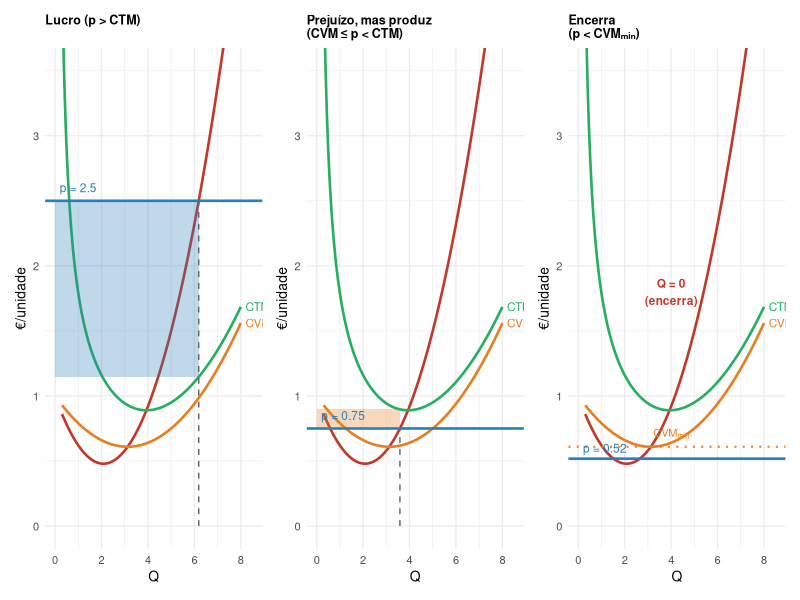
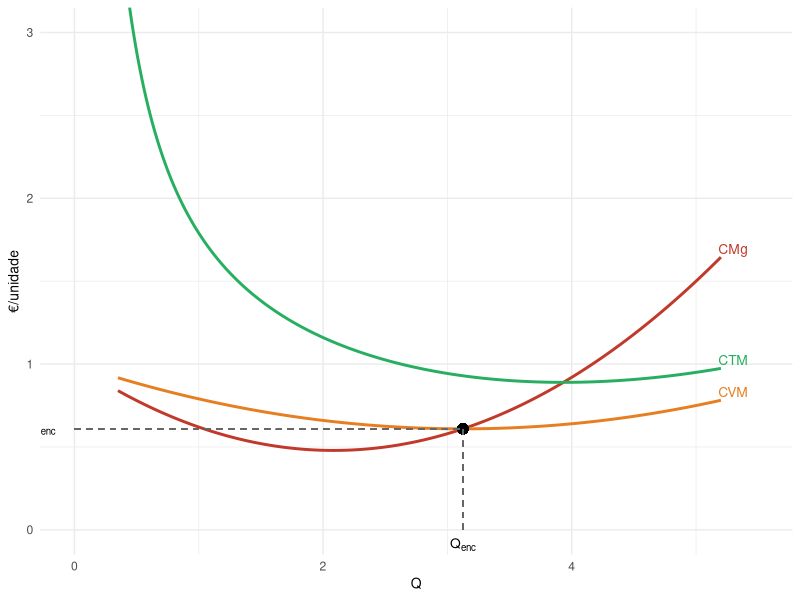
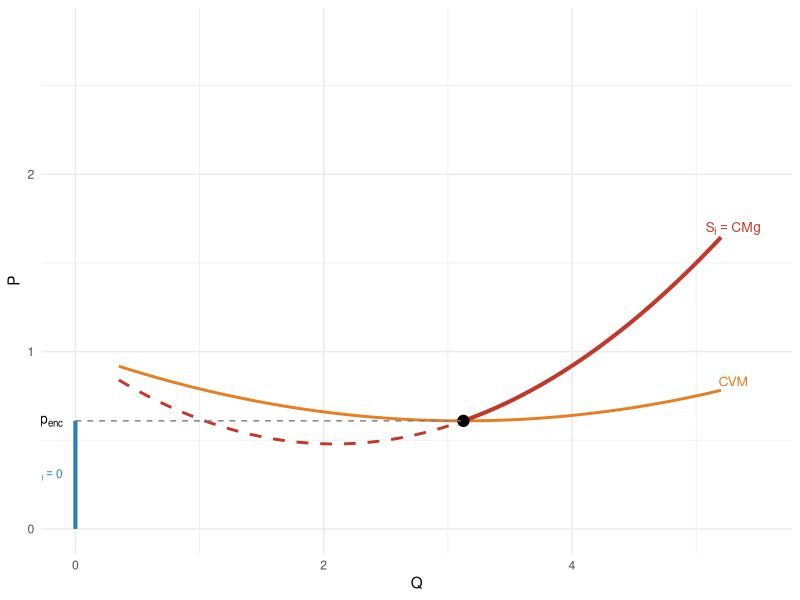
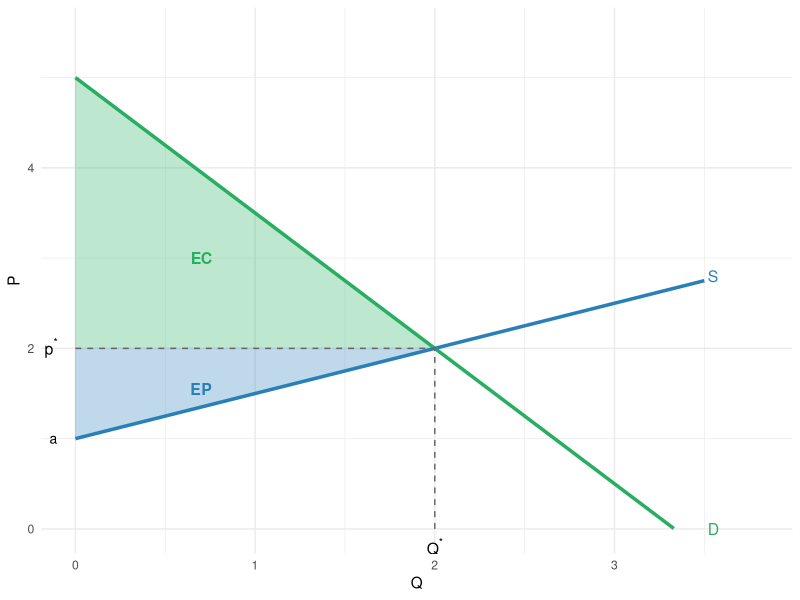

These charts were generated, in order, by the following R code:
## ---- chunk 1
#| echo: false
#| fig-width: 10
#| fig-height: 4.5
#| out-width: "100%"

library(ggplot2)
library(patchwork)

# Q range extended to 8 so cmg=2.5 (at q≈6.19) is reachable
Q_vals <- seq(0.3, 8, by = 0.02)

cv  <- function(q) q - (1/4)*q^2 + (1/25)*q^3
cf  <- 1
ct  <- function(q) cv(q) + cf
cmg <- function(q) 1 - (1/2)*q + (3/25)*q^2
cvm <- function(q) cv(q)/q
ctm <- function(q) ct(q)/q

# Shutdown threshold: min CVM at Q=25/8=3.125, CVM=39/64≈0.609
Q_shut <- 25/8
p_shut <- cvm(Q_shut)

# For p_star producing a solution in ascending part of CMg (q > 25/12 ≈ 2.08):
#   p=2.5  -> q ≈ 6.19  (use interval c(2.5, 8))
#   p=1.4  -> q ≈ 4.85  (use interval c(2.5, 7))
# For p < p_shut (shutdown): firm produces Q=0, no uniroot needed.

make_plot_active <- function(p_star, title_str, highlight_col, q_interval) {
  Q_opt <- uniroot(function(q) cmg(q) - p_star, q_interval)$root
  df <- data.frame(Q = Q_vals, CMg = cmg(Q_vals), CTM = ctm(Q_vals), CVM = cvm(Q_vals))
  ggplot(df, aes(x = Q)) +
    geom_line(aes(y = CMg), colour = "#c0392b", linewidth = 0.9) +
    geom_line(aes(y = CTM), colour = "#27ae60", linewidth = 0.9) +
    geom_line(aes(y = CVM), colour = "#e67e22", linewidth = 0.9) +
    geom_hline(yintercept = p_star, colour = "#2980b9", linewidth = 0.9) +
    annotate("rect",
             xmin = 0, xmax = Q_opt,
             ymin = min(p_star, ctm(Q_opt)), ymax = max(p_star, ctm(Q_opt)),
             fill = highlight_col, alpha = 0.3) +
    annotate("segment", x = Q_opt, xend = Q_opt, y = 0, yend = p_star,
             linetype = "dashed", colour = "grey40") +
    annotate("text", x = 8.2, y = cmg(8), label = "CMg", colour = "#c0392b", hjust=0, size=3) +
    annotate("text", x = 8.2, y = ctm(8), label = "CTM", colour = "#27ae60", hjust=0, size=3) +
    annotate("text", x = 8.2, y = cvm(8), label = "CVM", colour = "#e67e22", hjust=0, size=3) +
    annotate("text", x = 0.2, y = p_star + 0.1,
             label = paste0("p = ", round(p_star, 2)), colour = "#2980b9", hjust=0, size=3) +
    coord_cartesian(xlim = c(0, 8.5), ylim = c(0, 3.5)) +
    labs(title = title_str, x = "Q", y = "€/unidade") +
    theme_minimal(base_size = 10) +
    theme(plot.title = element_text(size = 9, face = "bold"))
}

make_plot_shutdown <- function(p_star, title_str) {
  df <- data.frame(Q = Q_vals, CMg = cmg(Q_vals), CTM = ctm(Q_vals), CVM = cvm(Q_vals))
  ggplot(df, aes(x = Q)) +
    geom_line(aes(y = CMg), colour = "#c0392b", linewidth = 0.9) +
    geom_line(aes(y = CTM), colour = "#27ae60", linewidth = 0.9) +
    geom_line(aes(y = CVM), colour = "#e67e22", linewidth = 0.9) +
    geom_hline(yintercept = p_star, colour = "#2980b9", linewidth = 0.9) +
    # mark shutdown threshold
    geom_hline(yintercept = p_shut, colour = "#e67e22", linewidth = 0.7, linetype = "dotted") +
    annotate("text", x = 8.2, y = cmg(8), label = "CMg", colour = "#c0392b", hjust=0, size=3) +
    annotate("text", x = 8.2, y = ctm(8), label = "CTM", colour = "#27ae60", hjust=0, size=3) +
    annotate("text", x = 8.2, y = cvm(8), label = "CVM", colour = "#e67e22", hjust=0, size=3) +
    annotate("text", x = 0.2, y = p_star + 0.08,
             label = paste0("p = ", round(p_star, 2)), colour = "#2980b9", hjust=0, size=3) +
    annotate("text", x = 4, y = p_shut + 0.1,
             label = expression(CVM[min]), colour = "#e67e22", size=2.8) +
    annotate("text", x = 4, y = 1.8, label = "Q = 0\n(encerra)", colour = "#c0392b",
             size = 3, fontface = "bold") +
    coord_cartesian(xlim = c(0, 8.5), ylim = c(0, 3.5)) +
    labs(title = title_str, x = "Q", y = "€/unidade") +
    theme_minimal(base_size = 10) +
    theme(plot.title = element_text(size = 9, face = "bold"))
}

p1 <- make_plot_active(2.5, "Lucro (p > CTM)",                      "#2980b9", c(2.5, 8))
p2 <- make_plot_active(0.75, "Prejuízo, mas produz\n(CVM ≤ p < CTM)", "#e67e22", c(2.5, 7))
p3 <- make_plot_shutdown(p_shut * 0.85, "Encerra\n(p < CVMₘᵢₙ)")

p1 + p2 + p3
## ---- chunk 2
#| echo: false
#| fig-width: 5
#| fig-height: 4
#| out-width: "100%"

library(ggplot2)
Q_vals <- seq(0.35, 5.2, by = 0.01)
cmg <- function(q) 1 - (1/2)*q + (3/25)*q^2
cv  <- function(q) q - (1/4)*q^2 + (1/25)*q^3
cvm <- function(q) cv(q)/q
ctm <- function(q) (cv(q) + 1)/q
Q_shut <- 25/8; p_shut <- cvm(Q_shut)

df <- data.frame(Q=Q_vals, CMg=cmg(Q_vals), CVM=cvm(Q_vals), CTM=ctm(Q_vals))

ggplot(df, aes(x=Q)) +
  geom_line(aes(y=CMg), colour="#c0392b", linewidth=1) +
  geom_line(aes(y=CVM), colour="#e67e22", linewidth=1) +
  geom_line(aes(y=CTM), colour="#27ae60", linewidth=1) +
  geom_point(aes(x=Q_shut, y=p_shut), size=3, colour="black") +
  geom_segment(aes(x=0, xend=Q_shut, y=p_shut, yend=p_shut),
               linetype="dashed", colour="grey40") +
  geom_segment(aes(x=Q_shut, xend=Q_shut, y=0, yend=p_shut),
               linetype="dashed", colour="grey40") +
  annotate("text", x=5.3, y=cmg(5.2)+0.05, label="CMg", colour="#c0392b", size=3.5) +
  annotate("text", x=5.3, y=cvm(5.2)+0.05, label="CVM", colour="#e67e22", size=3.5) +
  annotate("text", x=5.3, y=ctm(5.2)+0.05, label="CTM", colour="#27ae60", size=3.5) +
  annotate("text", x=-0.15, y=p_shut, label=expression(p[enc]), size=3.5, hjust=1) +
  annotate("text", x=Q_shut, y=-0.05, label=expression(Q[enc]), size=3.5, vjust=1) +
  coord_cartesian(xlim=c(0,5.5), ylim=c(0,3)) +
  labs(x="Q", y="€/unidade") +
  theme_minimal(base_size=11) +
  theme(axis.title=element_text(size=10))
## ---- chunk 3
#| echo: false
#| fig-width: 7
#| fig-height: 3.8
#| out-width: "70%"
#| fig-align: "center"

library(ggplot2)
Q_vals <- seq(0.35, 5.2, by=0.01)
cmg <- function(q) 1 - (1/2)*q + (3/25)*q^2
cv  <- function(q) q - (1/4)*q^2 + (1/25)*q^3
cvm <- function(q) cv(q)/q
Q_shut <- 25/8; p_shut <- cvm(Q_shut)

df <- data.frame(Q=Q_vals, CMg=cmg(Q_vals), CVM=cvm(Q_vals))
df_supply <- subset(df, Q >= Q_shut)

ggplot() +
  geom_line(data=df, aes(x=Q, y=CVM), colour="#e67e22", linewidth=1) +
  geom_line(data=subset(df, Q < Q_shut), aes(x=Q, y=CMg),
            colour="#c0392b", linewidth=1, linetype="dashed") +
  geom_line(data=df_supply, aes(x=Q, y=CMg),
            colour="#c0392b", linewidth=1.4) +
  geom_segment(aes(x=0, xend=0, y=0, yend=p_shut),
               colour="#2980b9", linewidth=1.4) +
  geom_point(aes(x=Q_shut, y=p_shut), size=3.5, colour="black") +
  geom_segment(aes(x=0, xend=Q_shut, y=p_shut, yend=p_shut),
               linetype="dashed", colour="grey50") +
  annotate("text", x=5.3, y=cmg(5.2)+0.05, label=expression(S[i]==CMg),
           colour="#c0392b", size=3.5) +
  annotate("text", x=5.3, y=cvm(5.2)+0.05, label="CVM", colour="#e67e22", size=3.5) +
  annotate("text", x=-0.1, y=p_shut/2, label=expression(Q[i]==0),
           colour="#2980b9", size=3, hjust=1) +
  annotate("text", x=-0.1, y=p_shut, label=expression(p[enc]), size=3.5, hjust=1) +
  coord_cartesian(xlim=c(0,5.5), ylim=c(0,2.8)) +
  labs(x="Q", y="P") +
  theme_minimal(base_size=11)
## ---- chunk 4
#| echo: false
#| fig-width: 6
#| fig-height: 4
#| out-width: "60%"
#| fig-align: "center"

library(ggplot2)

# s(Q) = 1 + Q/2  -> P at Q: supply
# d(Q) = 5 - 3Q/2 -> P at Q: demand
# Equilibrium: Q*=2, P*=2  (verified)
# Demand intercept: P=5 (at Q=0)
# Supply intercept: P=1 (at Q=0)

Q_eq <- 2; P_eq <- 2
Q_d_int <- 10/3  # Qd=0 -> P=5, but for plot domain of d: d(Q)=0 -> 5-3Q/2=0 -> Q=10/3
s_fun <- function(q) 1 + q/2
d_fun <- function(q) 5 - 1.5*q

Q_vals <- seq(0, 3.5, by=0.01)
df <- data.frame(Q=Q_vals, S=s_fun(Q_vals), D=d_fun(Q_vals))

# EP area: polygon above supply, below p*, from 0 to Q*
ep_poly <- data.frame(
  x = c(0, Q_eq, 0),
  y = c(s_fun(0), P_eq, P_eq)
)
# CS area
cs_poly <- data.frame(
  x = c(0, Q_eq, 0),
  y = c(P_eq, P_eq, d_fun(0))
)

ggplot() +
  geom_polygon(data=ep_poly, aes(x=x, y=y), fill="#2980b9", alpha=0.3) +
  geom_polygon(data=cs_poly, aes(x=x, y=y), fill="#27ae60", alpha=0.3) +
  geom_line(data=subset(df, Q<=Q_d_int), aes(x=Q, y=D),
            colour="#27ae60", linewidth=1.2) +
  geom_line(data=df, aes(x=Q, y=S), colour="#2980b9", linewidth=1.2) +
  geom_segment(aes(x=0, xend=Q_eq, y=P_eq, yend=P_eq),
               linetype="dashed", colour="grey40") +
  geom_segment(aes(x=Q_eq, xend=Q_eq, y=0, yend=P_eq),
               linetype="dashed", colour="grey40") +
  annotate("text", x=3.55, y=d_fun(3.4)+0.1, label="D", colour="#27ae60", size=4) +
  annotate("text", x=3.55, y=s_fun(3.4)+0.1, label="S", colour="#2980b9", size=4) +
  annotate("text", x=-0.1, y=P_eq, label=expression(p^"*"), size=4, hjust=1) +
  annotate("text", x=Q_eq, y=-0.1, label=expression(Q^"*"), size=4, vjust=1) +
  annotate("text", x=-0.1, y=s_fun(0), label="a", size=3.5, hjust=1) +
  annotate("text", x=0.7, y=1.55, label="EP", colour="#2980b9", size=4, fontface="bold") +
  annotate("text", x=0.7, y=3.0, label="EC", colour="#27ae60", size=4, fontface="bold") +
  coord_cartesian(xlim=c(0,3.8), ylim=c(0,5.5)) +
  labs(x="Q", y="P") +
  theme_minimal(base_size=11)
